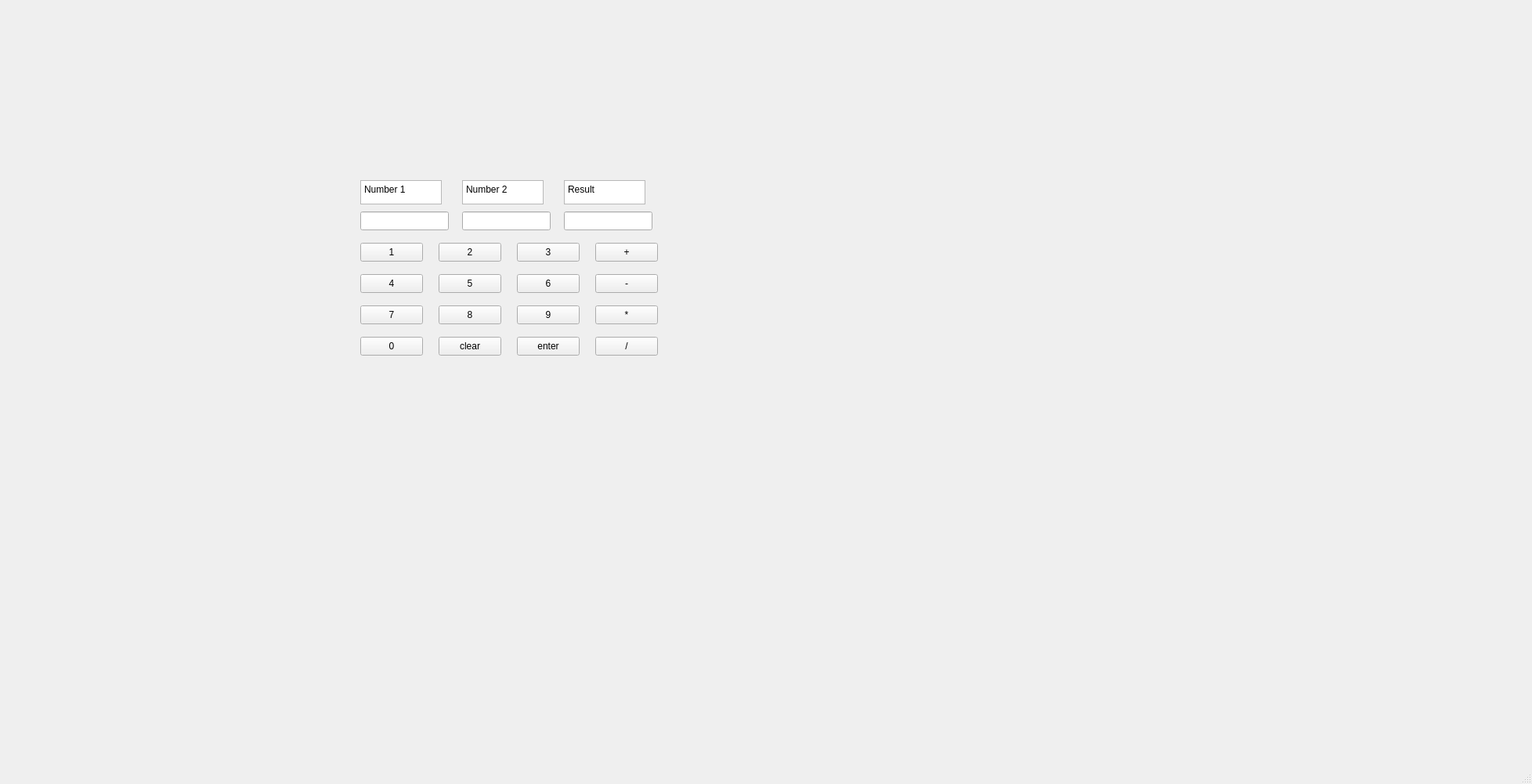
<?xml version="1.0" encoding="UTF-8"?>
<ui version="4.0">
 <class>MainWindow</class>
 <widget class="QMainWindow" name="MainWindow">
  <property name="geometry">
   <rect>
    <x>0</x>
    <y>0</y>
    <width>1956</width>
    <height>1001</height>
   </rect>
  </property>
  <property name="windowTitle">
   <string>MainWindow</string>
  </property>
  <widget class="QWidget" name="centralwidget">
   <widget class="QPushButton" name="n1">
    <property name="geometry">
     <rect>
      <x>460</x>
      <y>310</y>
      <width>80</width>
      <height>24</height>
     </rect>
    </property>
    <property name="text">
     <string>1</string>
    </property>
   </widget>
   <widget class="QPushButton" name="n4">
    <property name="geometry">
     <rect>
      <x>460</x>
      <y>350</y>
      <width>80</width>
      <height>24</height>
     </rect>
    </property>
    <property name="text">
     <string>4</string>
    </property>
   </widget>
   <widget class="QPushButton" name="n7">
    <property name="geometry">
     <rect>
      <x>460</x>
      <y>390</y>
      <width>80</width>
      <height>24</height>
     </rect>
    </property>
    <property name="text">
     <string>7</string>
    </property>
   </widget>
   <widget class="QPushButton" name="n8">
    <property name="geometry">
     <rect>
      <x>560</x>
      <y>390</y>
      <width>80</width>
      <height>24</height>
     </rect>
    </property>
    <property name="text">
     <string>8</string>
    </property>
   </widget>
   <widget class="QPushButton" name="n5">
    <property name="geometry">
     <rect>
      <x>560</x>
      <y>350</y>
      <width>80</width>
      <height>24</height>
     </rect>
    </property>
    <property name="text">
     <string>5</string>
    </property>
   </widget>
   <widget class="QPushButton" name="n2">
    <property name="geometry">
     <rect>
      <x>560</x>
      <y>310</y>
      <width>80</width>
      <height>24</height>
     </rect>
    </property>
    <property name="text">
     <string>2</string>
    </property>
   </widget>
   <widget class="QPushButton" name="n0">
    <property name="geometry">
     <rect>
      <x>460</x>
      <y>430</y>
      <width>80</width>
      <height>24</height>
     </rect>
    </property>
    <property name="text">
     <string>0</string>
    </property>
   </widget>
   <widget class="QPushButton" name="clear">
    <property name="geometry">
     <rect>
      <x>560</x>
      <y>430</y>
      <width>80</width>
      <height>24</height>
     </rect>
    </property>
    <property name="text">
     <string>clear</string>
    </property>
   </widget>
   <widget class="QPushButton" name="enter">
    <property name="geometry">
     <rect>
      <x>660</x>
      <y>430</y>
      <width>80</width>
      <height>24</height>
     </rect>
    </property>
    <property name="text">
     <string>enter</string>
    </property>
   </widget>
   <widget class="QPushButton" name="n9">
    <property name="geometry">
     <rect>
      <x>660</x>
      <y>390</y>
      <width>80</width>
      <height>24</height>
     </rect>
    </property>
    <property name="text">
     <string>9</string>
    </property>
   </widget>
   <widget class="QPushButton" name="n6">
    <property name="geometry">
     <rect>
      <x>660</x>
      <y>350</y>
      <width>80</width>
      <height>24</height>
     </rect>
    </property>
    <property name="text">
     <string>6</string>
    </property>
   </widget>
   <widget class="QPushButton" name="n3">
    <property name="geometry">
     <rect>
      <x>660</x>
      <y>310</y>
      <width>80</width>
      <height>24</height>
     </rect>
    </property>
    <property name="text">
     <string>3</string>
    </property>
   </widget>
   <widget class="QPushButton" name="add">
    <property name="geometry">
     <rect>
      <x>760</x>
      <y>310</y>
      <width>80</width>
      <height>24</height>
     </rect>
    </property>
    <property name="text">
     <string>+</string>
    </property>
   </widget>
   <widget class="QPushButton" name="sub">
    <property name="geometry">
     <rect>
      <x>760</x>
      <y>350</y>
      <width>80</width>
      <height>24</height>
     </rect>
    </property>
    <property name="text">
     <string>-</string>
    </property>
   </widget>
   <widget class="QPushButton" name="mul">
    <property name="geometry">
     <rect>
      <x>760</x>
      <y>390</y>
      <width>80</width>
      <height>24</height>
     </rect>
    </property>
    <property name="text">
     <string>*</string>
    </property>
   </widget>
   <widget class="QPushButton" name="div">
    <property name="geometry">
     <rect>
      <x>760</x>
      <y>430</y>
      <width>80</width>
      <height>24</height>
     </rect>
    </property>
    <property name="text">
     <string>/</string>
    </property>
   </widget>
   <widget class="QLineEdit" name="num1">
    <property name="geometry">
     <rect>
      <x>460</x>
      <y>270</y>
      <width>113</width>
      <height>24</height>
     </rect>
    </property>
   </widget>
   <widget class="QLineEdit" name="num2">
    <property name="geometry">
     <rect>
      <x>590</x>
      <y>270</y>
      <width>113</width>
      <height>24</height>
     </rect>
    </property>
   </widget>
   <widget class="QLineEdit" name="result">
    <property name="geometry">
     <rect>
      <x>720</x>
      <y>270</y>
      <width>113</width>
      <height>24</height>
     </rect>
    </property>
   </widget>
   <widget class="QTextEdit" name="textEdit">
    <property name="geometry">
     <rect>
      <x>460</x>
      <y>230</y>
      <width>104</width>
      <height>31</height>
     </rect>
    </property>
    <property name="html">
     <string>&lt;!DOCTYPE HTML PUBLIC &quot;-//W3C//DTD HTML 4.0//EN&quot; &quot;http://www.w3.org/TR/REC-html40/strict.dtd&quot;&gt;
&lt;html&gt;&lt;head&gt;&lt;meta name=&quot;qrichtext&quot; content=&quot;1&quot; /&gt;&lt;meta charset=&quot;utf-8&quot; /&gt;&lt;style type=&quot;text/css&quot;&gt;
p, li { white-space: pre-wrap; }
hr { height: 1px; border-width: 0; }
li.unchecked::marker { content: &quot;\2610&quot;; }
li.checked::marker { content: &quot;\2612&quot;; }
&lt;/style&gt;&lt;/head&gt;&lt;body style=&quot; font-family:'Segoe UI'; font-size:9pt; font-weight:400; font-style:normal;&quot;&gt;
&lt;p style=&quot; margin-top:0px; margin-bottom:0px; margin-left:0px; margin-right:0px; -qt-block-indent:0; text-indent:0px;&quot;&gt;Number 1&lt;/p&gt;&lt;/body&gt;&lt;/html&gt;</string>
    </property>
   </widget>
   <widget class="QTextEdit" name="textEdit_2">
    <property name="geometry">
     <rect>
      <x>590</x>
      <y>230</y>
      <width>104</width>
      <height>31</height>
     </rect>
    </property>
    <property name="html">
     <string>&lt;!DOCTYPE HTML PUBLIC &quot;-//W3C//DTD HTML 4.0//EN&quot; &quot;http://www.w3.org/TR/REC-html40/strict.dtd&quot;&gt;
&lt;html&gt;&lt;head&gt;&lt;meta name=&quot;qrichtext&quot; content=&quot;1&quot; /&gt;&lt;meta charset=&quot;utf-8&quot; /&gt;&lt;style type=&quot;text/css&quot;&gt;
p, li { white-space: pre-wrap; }
hr { height: 1px; border-width: 0; }
li.unchecked::marker { content: &quot;\2610&quot;; }
li.checked::marker { content: &quot;\2612&quot;; }
&lt;/style&gt;&lt;/head&gt;&lt;body style=&quot; font-family:'Segoe UI'; font-size:9pt; font-weight:400; font-style:normal;&quot;&gt;
&lt;p style=&quot; margin-top:0px; margin-bottom:0px; margin-left:0px; margin-right:0px; -qt-block-indent:0; text-indent:0px;&quot;&gt;Number 2&lt;/p&gt;&lt;/body&gt;&lt;/html&gt;</string>
    </property>
   </widget>
   <widget class="QTextEdit" name="textEdit_3">
    <property name="geometry">
     <rect>
      <x>720</x>
      <y>230</y>
      <width>104</width>
      <height>31</height>
     </rect>
    </property>
    <property name="html">
     <string>&lt;!DOCTYPE HTML PUBLIC &quot;-//W3C//DTD HTML 4.0//EN&quot; &quot;http://www.w3.org/TR/REC-html40/strict.dtd&quot;&gt;
&lt;html&gt;&lt;head&gt;&lt;meta name=&quot;qrichtext&quot; content=&quot;1&quot; /&gt;&lt;meta charset=&quot;utf-8&quot; /&gt;&lt;style type=&quot;text/css&quot;&gt;
p, li { white-space: pre-wrap; }
hr { height: 1px; border-width: 0; }
li.unchecked::marker { content: &quot;\2610&quot;; }
li.checked::marker { content: &quot;\2612&quot;; }
&lt;/style&gt;&lt;/head&gt;&lt;body style=&quot; font-family:'Segoe UI'; font-size:9pt; font-weight:400; font-style:normal;&quot;&gt;
&lt;p style=&quot; margin-top:0px; margin-bottom:0px; margin-left:0px; margin-right:0px; -qt-block-indent:0; text-indent:0px;&quot;&gt;Result&lt;/p&gt;&lt;/body&gt;&lt;/html&gt;</string>
    </property>
   </widget>
  </widget>
  <widget class="QMenuBar" name="menubar">
   <property name="geometry">
    <rect>
     <x>0</x>
     <y>0</y>
     <width>1956</width>
     <height>21</height>
    </rect>
   </property>
  </widget>
  <widget class="QStatusBar" name="statusbar"/>
 </widget>
 <resources/>
 <connections/>
</ui>
